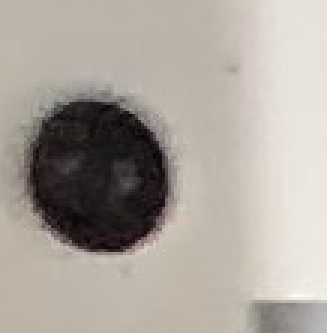
#> input picture 邊緣偵測 python/2.png, 109 x 111 px (shown 3 times larger)
$ python test.py
#> lines starting #> are read from the running program, lines starting #| are printed output that depends on the picture; after the words box and inside, x2 and y2 are one past the last pixel; in counts of white or black regions, pixels touching at a corner belong together; long printed decimals are rounded
import cv2
import numpy as np

image = cv2.imread("./2.png")
#> image is the input picture: shape (111, 109, 3); mean B, G, R 156.3, 164.3, 171.2

gray = cv2.cvtColor(image, cv2.COLOR_BGR2GRAY)

blurred = cv2.GaussianBlur(gray, (11, 11), 0)
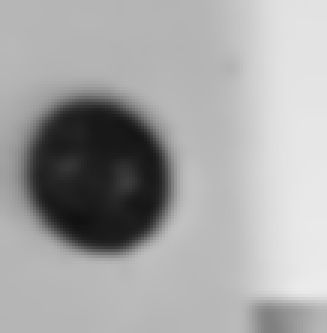
#> blurred: shape (111, 109) (shown 3 times larger); min 17, max 235, mean 165.5

canny = cv2.Canny(blurred, 60, 150)
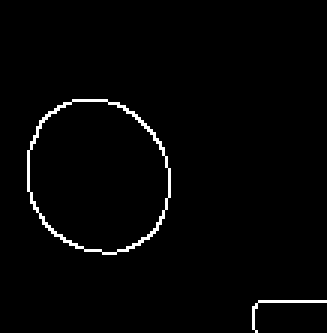
#> canny: shape (111, 109) (shown 3 times larger); 1.8% white in thin lines or dots, all inside (x1, y1, x2, y2) = (9, 33, 109, 111)
#canny_dilate = cv2.dilate(canny, None, iterations=1)
#canny_erode = cv2.erode(canny_dilate, None, iterations=1)

(cnts, _) = cv2.findContours(canny.copy(), cv2.RETR_EXTERNAL,cv2.CHAIN_APPROX_SIMPLE)
#> cnts = 2 contours, 1 with area under 20; largest, box (x1, y1, x2, y2) and area: (9, 33, 57, 85) 1915

print("I count {} coins in this image". format(len(cnts)))
#| I count 2 coins in this image
contours = image.copy()
# loop over the contours individually
centroid = image.copy()
for c in cnts:
	if cv2.contourArea(c) >= 10.0:
		list1=[]
		list1.append(c)
		# Area
		print("Area",cv2.contourArea(c))
		# perimeter
		print("perimeter",cv2.arcLength(c,True))

		# centroid from moments
		M = cv2.moments(c)

		cx = int(M["m10"]/M["m00"])
		cy = int(M["m01"]/M["m00"])

		print("the center point",cx,cy)
		cv2.circle(centroid, (cx, cy), 5, (0, 0, 255), -1)

		cv2.drawContours(contours, list1, -1, (0, 255, 0), 2)
#> this loop made 2 passes
#> (cx, cy) on pass 2: (32, 58)
#| Area 1915.0
#| perimeter 164.368
#| the center point 32 58
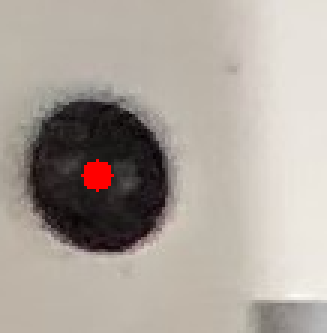
#> centroid: shape (111, 109, 3) (shown 3 times larger); 0.67% of pixels changed, all inside (x1, y1, x2, y2) = (27, 53, 38, 64)
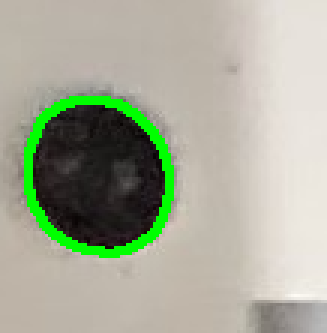
#> contours: shape (111, 109, 3) (shown 3 times larger); 4.41% of pixels changed, all inside (x1, y1, x2, y2) = (8, 32, 58, 86)


result = np.hstack([contours, centroid])
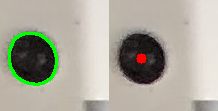
#> result: shape (111, 218, 3); mean B, G, R 154.2, 167.7, 169.6
cv2.imshow("Result:", result)
cv2.waitKey(0)

$ run again, with 邊緣偵測 python/test.png copied over 邊緣偵測 python/2.png
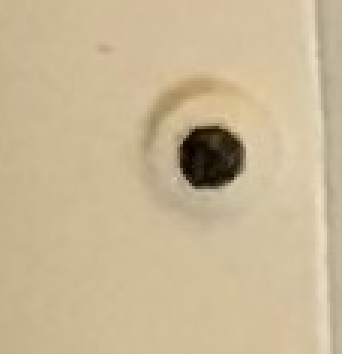
#> input picture 邊緣偵測 python/test.png, 114 x 118 px (shown 3 times larger)
#> image is the input picture: shape (118, 114, 3); mean B, G, R 149.8, 183.5, 201.1
#> `canny = cv2.Canny(blurred, 60, 150)`:
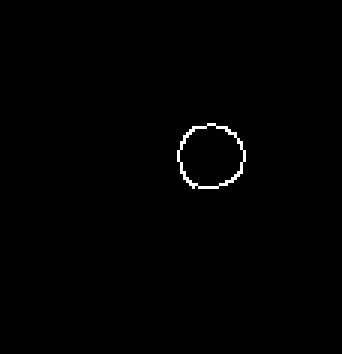
#> canny: shape (118, 114) (shown 3 times larger); 0.58% white in thin lines or dots, all inside (x1, y1, x2, y2) = (59, 41, 82, 63)
#> cnts = 1 contour; box (x1, y1, x2, y2) and area: (59, 41, 82, 63) 364
#| I count 1 coins in this image
#> the loop `for c in cnts:` made 1 pass
#> (cx, cy) on pass 1: (69, 51)
#> (printed output is left out)
#> `result = np.hstack([contours, centroid])`:
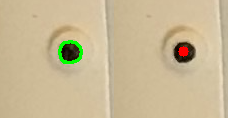
#> result: shape (118, 228, 3); mean B, G, R 149, 184.7, 200.6
